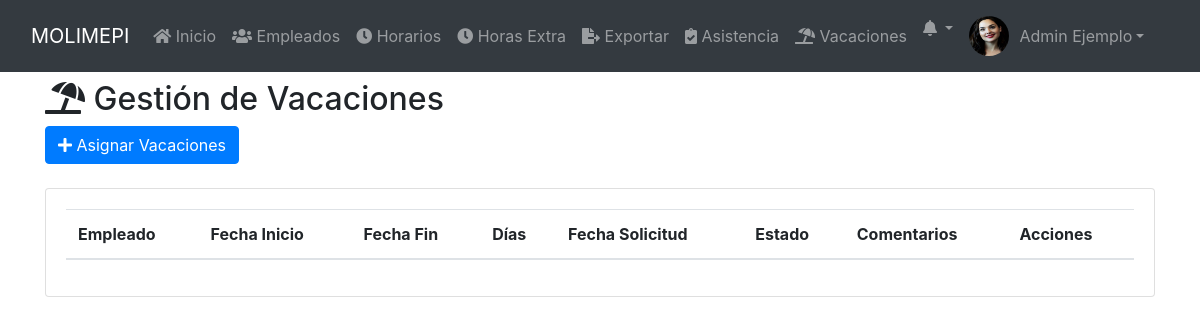
The page /public/vacaciones.php (signed in) on the database as committed earlier.
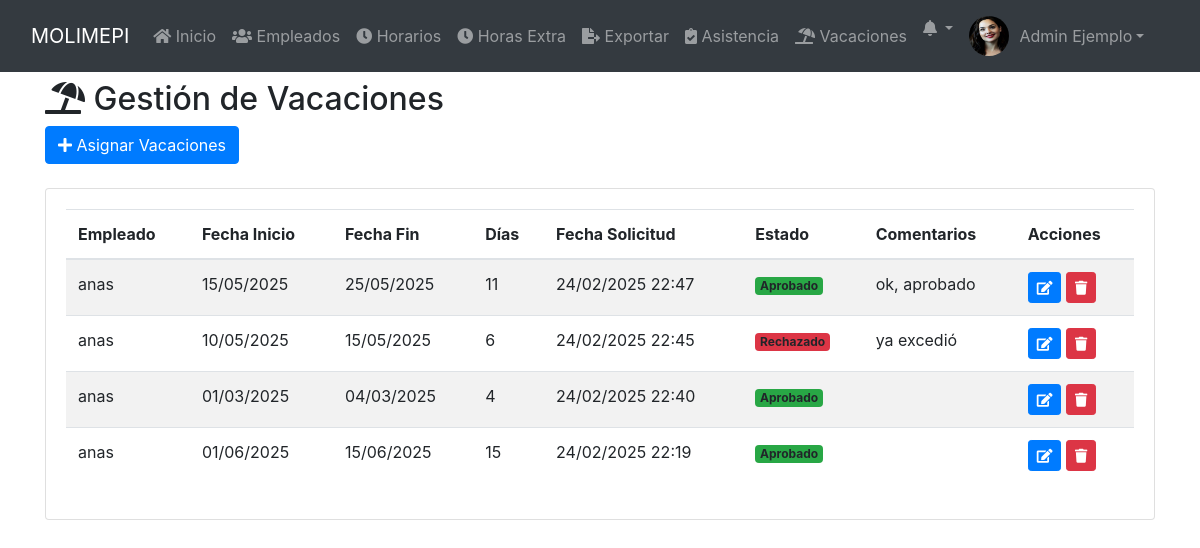
The same page on the database as committed later.
### tables this page shows
CREATE TABLE `usuarios` (
  `ID` int(11) NOT NULL,
  `nombre` varchar(100) NOT NULL,
  `identificacion` varchar(50) NOT NULL,
  `cargo` varchar(50) NOT NULL,
  `telefono` varchar(20) DEFAULT NULL,
  `correo` varchar(100) DEFAULT NULL,
  `nickname` varchar(50) NOT NULL,
  `password` varchar(255) DEFAULT NULL,
  `rol` enum('Administrador','Empleado') DEFAULT 'Empleado',
  `imagen` varchar(255) DEFAULT 'imgs/nofoto.png',
  `fecha_registro` timestamp NOT NULL DEFAULT current_timestamp(),
  `cambio_password` tinyint(1) DEFAULT 0
);

CREATE TABLE `vacaciones` (
  `id` int(11) NOT NULL,
  `usuario_id` int(11) NOT NULL,
  `fecha_inicio` date NOT NULL,
  `fecha_fin` date NOT NULL,
  `fecha_solicitud` datetime DEFAULT current_timestamp(),
  `fecha_aprobacion` datetime DEFAULT NULL,
  `estado_solicitud` enum('Pendiente','Aprobado','Rechazado') DEFAULT 'Pendiente',
  `comentarios` text DEFAULT NULL,
  `fecha_actualizacion` timestamp NOT NULL DEFAULT current_timestamp() ON UPDATE current_timestamp(),
  `aprobado_por` int(11) DEFAULT NULL
);

### public/includes/auth.php (called while the page is built, shortened)
<?php
function esAdmin() {
    return isset($_SESSION['rol']) && $_SESSION['rol'] === 'Administrador';
}
?>

### public/vacaciones.php (the view, shortened to what this page needs)
<?php
require_once '../config/database.php';
require_once 'includes/auth.php';
$usuario_id = obtenerIdUsuario();
$sql = "SELECT v.*,
        u.nombre as nombre_usuario,
        ua.nombre as aprobado_por
        FROM vacaciones v
        INNER JOIN usuarios u ON v.usuario_id = u.ID
        LEFT JOIN usuarios ua ON ua.ID = :usuario_actual AND v.estado_solicitud = 'Aprobado'
        WHERE 1=1";
$params = ['usuario_actual' => $usuario_id];
$sql .= " ORDER BY v.fecha_solicitud DESC";
$stmt = $pdo->prepare($sql);
$stmt->execute($params);
$vacaciones = $stmt->fetchAll(PDO::FETCH_ASSOC);
?>
<!DOCTYPE html>
<html lang="es">
<?php include 'head.php'; ?>
<body>
    <?php include 'navbar.php'; ?>
    <div class="container mt-4">
        <h2><i class="fas fa-umbrella-beach"></i> Gestión de Vacaciones</h2>
        <?php if ($es_admin): ?>
        <div class="mb-4">
            <button type="button" class="btn btn-primary" onclick="mostrarModalAsignar()">
                <i class="fas fa-plus"></i> Asignar Vacaciones
            </button>
        </div>
        <?php endif; ?>
        <div class="card">
            <div class="card-body">
                <div class="table-responsive">
                    <table class="table table-striped" id="tablaVacaciones">
                        <thead>
                            <tr>
                                <?php if ($es_admin): ?>
                                    <th>Empleado</th>
                                <?php endif; ?>
                                <th>Fecha Inicio</th>
                                <th>Fecha Fin</th>
                                <th>Días</th>
                                <th>Fecha Solicitud</th>
                                <th>Estado</th>
                                <th>Comentarios</th>
                                <th>Acciones</th>
                            </tr>
                        </thead>
                        <tbody>
                            <?php foreach ($vacaciones as $vacacion):
                                $fecha_inicio = new DateTime($vacacion['fecha_inicio']);
                                $fecha_fin = new DateTime($vacacion['fecha_fin']);
                                $dias = $fecha_inicio->diff($fecha_fin)->days + 1;
                            ?>
                                <tr>
                                    <?php if ($es_admin): ?>
                                        <td><?php echo htmlspecialchars($vacacion['nombre_usuario']); ?></td>
                                    <?php endif; ?>
                                    <td><?php echo date('d/m/Y', strtotime($vacacion['fecha_inicio'])); ?></td>
                                    <td><?php echo date('d/m/Y', strtotime($vacacion['fecha_fin'])); ?></td>
                                    <td><?php echo $dias; ?></td>
                                    <td><?php echo date('d/m/Y H:i', strtotime($vacacion['fecha_solicitud'])); ?></td>
                                    <td>
                                        <span class="badge bg-<?php
                                            echo match($vacacion['estado_solicitud']) {
                                                'Aprobado' => 'success',
                                                'Rechazado' => 'danger',
                                                default => 'warning'
                                            };
                                        ?>">
                                            <?php echo $vacacion['estado_solicitud']; ?>
                                        </span>
                                    </td>
                                    <td><?php echo htmlspecialchars($vacacion['comentarios'] ?? ''); ?></td>
                                    <td>
                                        <?php if ($es_admin): ?>
                                            <?php if ($vacacion['estado_solicitud'] === 'Pendiente'): ?>
                                                <button class="btn btn-success btn-sm" onclick="procesarVacaciones(<?php
                                                    echo htmlspecialchars(json_encode([
                                                        'id' => $vacacion['id'],
                                                        'usuario_id' => $vacacion['usuario_id'],
                                                        'fecha_inicio' => $vacacion['fecha_inicio'],
                                                        'fecha_fin' => $vacacion['fecha_fin'],
                                                        'dias' => $dias
                                                    ]));
                                                ?>)">
                                                    <i class="fas fa-check"></i> Procesar
                                                </button>
                                            <?php else: ?>
                                                <button class="btn btn-primary btn-sm" onclick="editarVacaciones(<?php
                                                    echo htmlspecialchars(json_encode([
                                                        'id' => $vacacion['id'],
                                                        'usuario_id' => $vacacion['usuario_id'],
                                                        'fecha_inicio' => $vacacion['fecha_inicio'],
                                                        'fecha_fin' => $vacacion['fecha_fin']
                                                    ]));
                                                ?>)">
                                                    <i class="fas fa-edit"></i>
                                                </button>
                                                <button class="btn btn-danger btn-sm" onclick="eliminarVacaciones(<?php echo $vacacion['id']; ?>)">
                                                    <i class="fas fa-trash"></i>
                                                </button>
                                            <?php endif; ?>
                                        <?php endif; ?>
                                    </td>
                                </tr>
                            <?php endforeach; ?>
                        </tbody>
                    </table>
                </div>
            </div>
        </div>
    </div>
</body>
</html>

### public/head.php (shortened to what this page needs)
<head>
    <link href="https://stackpath.bootstrapcdn.com/bootstrap/4.5.2/css/bootstrap.min.css" rel="stylesheet">
    <link href="https://cdnjs.cloudflare.com/ajax/libs/font-awesome/5.15.1/css/all.min.css" rel="stylesheet">
    <link rel="stylesheet" href="../styles.css">
</head>

### public/navbar.php (shortened to what this page needs)
<?php
require_once '../config/database.php';
require_once 'includes/auth.php';
$usuario_id = obtenerIdUsuario();
$es_admin = esAdmin();
$stmt = $pdo->prepare("SELECT nombre, imagen FROM usuarios WHERE ID = :id");
$stmt->execute(['id' => $usuario_id]);
$usuario = $stmt->fetch(PDO::FETCH_ASSOC);
$imagenPerfil = (!empty($usuario['imagen']) && file_exists("../" . $usuario['imagen'])) ? "../" . $usuario['imagen'] : '../public/imgs/nofoto.png';
?>
<nav class="navbar navbar-expand-lg navbar-dark bg-dark fixed-top">
    <div class="container-fluid">
        <a class="navbar-brand" href="dashboard.php">MOLIMEPI</a>
        <div class="collapse navbar-collapse" id="navbarNav">
            <ul class="navbar-nav me-auto mb-2 mb-lg-0">
                <li class="nav-item">
                    <a class="nav-link" href="dashboard.php"><i class="fas fa-home"></i> Inicio</a>
                </li>
                <?php if ($es_admin): ?>
                    <li class="nav-item">
                        <a class="nav-link" href="empleados.php"><i class="fas fa-users"></i> Empleados</a>
                    </li>
                    <li class="nav-item">
                        <a class="nav-link" href="horarios.php"><i class="fas fa-clock"></i> Horarios</a>
                    </li>
                    <li class="nav-item">
                        <a class="nav-link" href="hrs_extras.php"><i class="fas fa-clock"></i> Horas Extra</a>
                    </li>
                    <li class="nav-item">
                        <a class="nav-link" href="exportar.php"><i class="fas fa-file-export"></i> Exportar</a>
                    </li>
                <?php endif; ?>
                <li class="nav-item">
                    <a class="nav-link" href="asistencia.php"><i class="fas fa-clipboard-check"></i> Asistencia</a>
                </li>
                <li class="nav-item">
                    <a class="nav-link" href="vacaciones.php"><i class="fas fa-umbrella-beach"></i> Vacaciones</a>
                </li>
            </ul>
            <ul class="navbar-nav ms-auto">
                <li class="nav-item dropdown">
                    <a class="nav-link dropdown-toggle position-relative" href="#" id="notificacionesDropdown" role="button" data-bs-toggle="dropdown" aria-expanded="false">
                        <i class="fas fa-bell"></i>
                    </a>
                </li>
                <li class="nav-item dropdown">
                    <a class="nav-link dropdown-toggle d-flex align-items-center" href="#" id="userDropdown" role="button" data-bs-toggle="dropdown" aria-expanded="false">
                        <img src="<?php echo $imagenPerfil; ?>" class="rounded-circle" style="width: 40px; height: 40px; margin-right: 10px;">
                        <span><?php echo htmlspecialchars($usuario['nombre']); ?></span>
                    </a>
                </li>
            </ul>
        </div>
    </div>
</nav>

Rows that differ between the two databases and show on the page:
added vacaciones: usuario.nombre "anas", fecha_inicio "15/05/2025", fecha_fin "25/05/2025", dias "11", fecha_solicitud "24/02/2025 22:47", estado_solicitud "Aprobado", comentarios "ok, aprobado"
added vacaciones: usuario.nombre "anas", fecha_inicio "10/05/2025", fecha_fin "15/05/2025", dias "6", fecha_solicitud "24/02/2025 22:45", estado_solicitud "Rechazado", comentarios "ya excedió"
added vacaciones: usuario.nombre "anas", fecha_inicio "01/03/2025", fecha_fin "04/03/2025", dias "4", fecha_solicitud "24/02/2025 22:40", estado_solicitud "Aprobado"
added vacaciones: usuario.nombre "anas", fecha_inicio "01/06/2025", fecha_fin "15/06/2025", dias "15", fecha_solicitud "24/02/2025 22:19", estado_solicitud "Aprobado"
